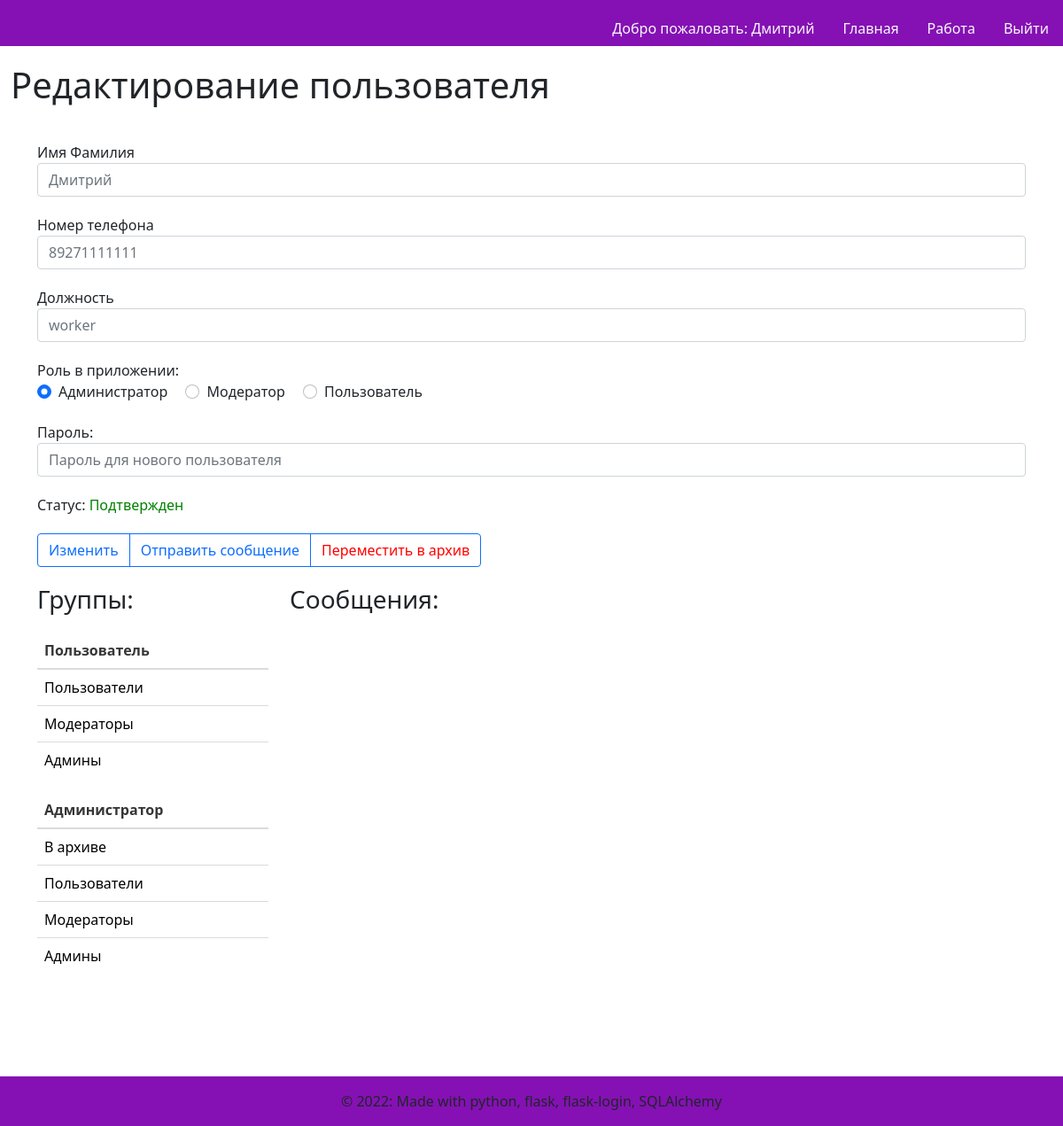
Before: /1/edituser (signed in) with the older database file.
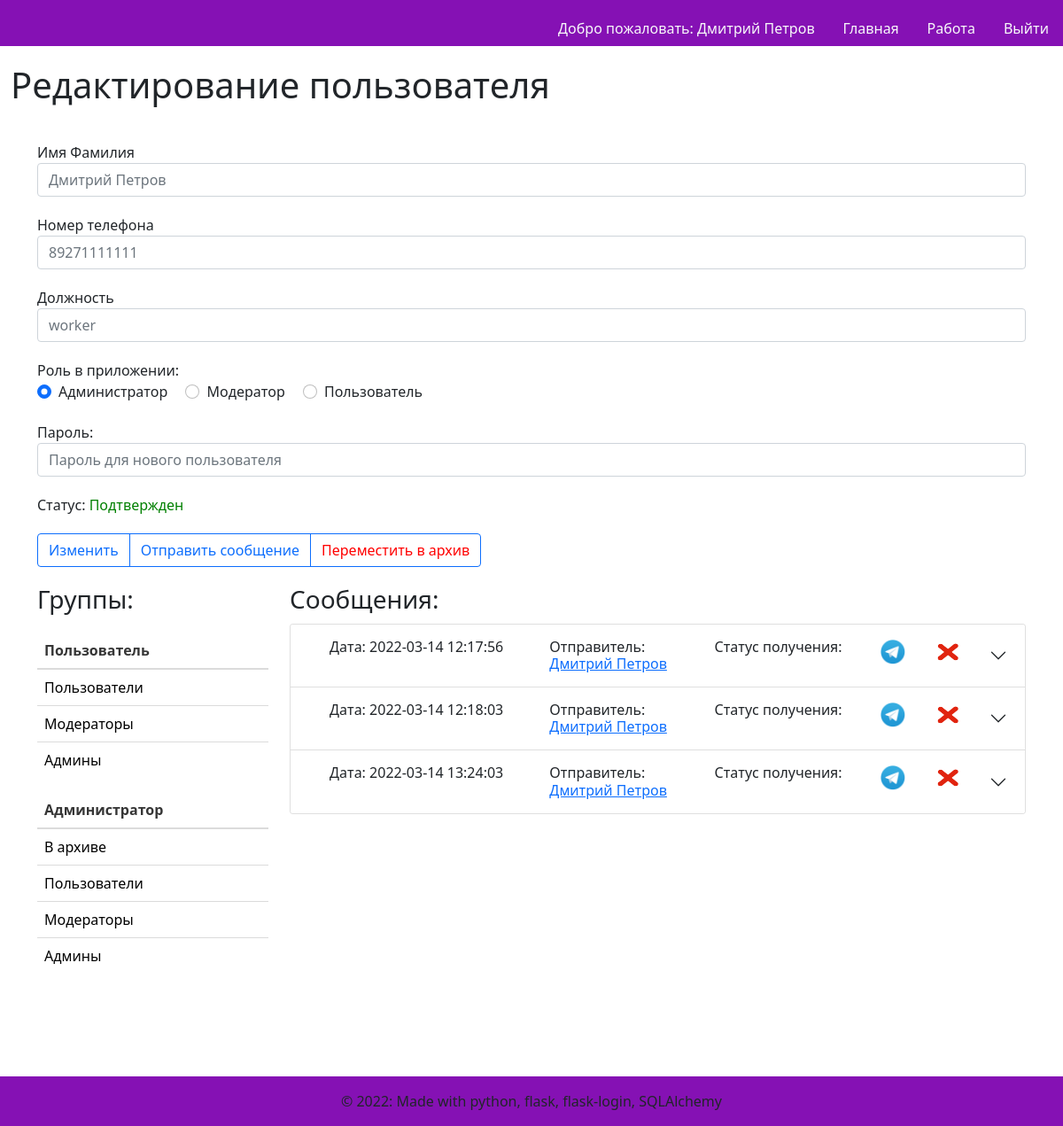
After: the same page with the newer database file.
### models.py (models this page shows)
class User(UserMixin, db.Model):
    id = db.Column(db.Integer,
                   nullable=False,
                   unique=True,
                   primary_key=True,
                   autoincrement=True)  # primary keys are required by SQLAlchemy
    password = db.Column(db.String(100))  # пароль есть только у администраторов и модераторов
    name = db.Column(db.String(100))  # имя фамилия
    phone_number = db.Column(db.String(11), unique=True)  # номер телефона
    vk_authorized = db.Column(db.Boolean, default=False)  # авторизован вк или нет
    tlg_authorized = db.Column(db.Boolean, default=False)  # авторизован в телеграм или нет
    status = db.Column(db.String(30))  # статус пользователя(ожидает подтверждения\в архиве\подтвержден)
    app_role = db.Column(db.String(20))  # роль в приложении(админ, модератор, пользователь)
    organisation_role = db.Column(db.String(100))  # должность в организации
    tlg_chat_id = db.Column(db.Integer, default=-1)
    vk_chat_id = db.Column(db.Integer, default=-1)

class Group(db.Model):
    id = db.Column(db.Integer,
                   nullable=False,
                   unique=True,
                   primary_key=True,
                   autoincrement=True)  # primary keys are required by SQLAlchemy
    name = db.Column(db.String(100), unique=True)  # название группы
    owner_id = db.Column(db.Integer, db.ForeignKey('user.id'))  # идентификатор создателя или владельца
    owner = db.relationship('User', backref='owner', lazy='subquery')

class Message(db.Model):
    id = db.Column(db.Integer,
                   nullable=False,
                   unique=True,
                   primary_key=True,
                   autoincrement=True)  # primary keys are required by SQLAlchemy
    is_group = db.Column(db.Boolean, default=False)
    user_id = db.Column(db.Integer, db.ForeignKey('user.id'))
    sender_id = db.Column(db.Integer, db.ForeignKey('user.id'))
    group_id = db.Column(db.Integer, db.ForeignKey('group.id'))
    content_id = db.Column(db.Integer, db.ForeignKey('content.id'))
    sender = db.relationship('User', foreign_keys=[sender_id], backref='sender', lazy='subquery')
    user = db.relationship('User', foreign_keys=[user_id], backref='user', lazy='subquery')
    group = db.relationship('Group', backref='group', lazy='subquery')
    content = db.relationship('Content', backref='content', lazy='subquery')
    tlg_received = db.Column(db.Boolean, default=False)
    vk_received = db.Column(db.Boolean, default=False)
    date = db.Column(db.TEXT, default=datetime.utcnow)

### users.py (the view)
@users.route('/<int:id>/edituser')
@login_required
def edituser(id):
    user = User.query.filter_by(id=id).first()
    relations = db.session.query(users_groups_relations).filter_by(user_id=user.id).all()
    group_ids = []
    for row in relations:
        group_ids.append(row.group_id)
    user_groups = Group.query.filter(Group.id.in_(group_ids)).order_by(db.desc(Group.id)).all()
    messages = Message.query.filter_by(user_id=user.id).all()
    user_groups_admin = Group.query.filter_by(owner_id=id).order_by(db.desc(Group.id)).all()
    msg_content = {}
    for message in messages:
        message.date = datetime.strptime(message.date, '%Y-%m-%d %H:%M:%S')
        db_msg = message.content.message
        db_sender = message.sender.name
        msg_content[f'message{message.id}'] = db_msg
        msg_content[f'sender{message.sender_id}'] = db_sender
    return render_template('edituser.html', user=user, user_groups=user_groups,
                           user_groups_admin=user_groups_admin,
                           user_messages=messages,
                           messages_content=msg_content)

### templates/edituser.html (shortened to what the changed rows need)
{% extends "base.html" %}
{% block content %}
    <h1>Редактирование пользователя</h1>
    <div class="container" style="margin-top: 20px">
       <div class="row">
           <form method="post" >
                <div class="form-group" style="margin-top: 20px">
                    <label for="title">Имя Фамилия</label>
                    <input type="text" name="user_name"
                           placeholder="{{ user.name }}" class="form-control"
                           value="{{ request.form['user_name'] }}"></input>
                </div>
                <div class="form-group" style="margin-top: 20px">
                    <label for="title">Номер телефона</label>
                    <input type="text" name="phone_number"
                           placeholder="{{ user.phone_number }}" class="form-control"
                           value="{{ request.form['phone_number'] }}"></input>
                </div>
                <div class="form-group" style="margin-top: 20px">
                    <label for="title">Должность</label>
                    <input type="text" name="org_role"
                           placeholder="{{ user.organisation_role }}" class="form-control"
                           value="{{ request.form['org_role'] }}"></input>
                </div>
            </form>
       </div>
      <div class="row" style="margin-top: 20px">
        <div class="col-3">
            <div class="row" style="margin-top: 20px">
                <div class="col-sm">
                  <table class="table table-hover">
                      <thead>
                        <th scope="col">Пользователь</th>
                      </thead>
                        <tbody>
                        {% for group in user_groups %}
                            <tr>
                              <td scope="row" class="hover">
                                  <a class="text-decoration-none" style="color: black"
                                    href="{{ url_for('groups.editgroup', id=group['id']) }}">
                                  {{ group['name'] }}</a></td>
                            </tr>
                        {% endfor %}
                        </tbody>
                  </table>
                </div>
                <div class="col-sm">
                  <table class="table table-hover">
                      <thead>
                        <th scope="col">Администратор</th>
                      </thead>
                        <tbody>
                        {% for group in user_groups_admin %}
                            <tr>
                              <td scope="row" class="hover">
                                  <a class="text-decoration-none" style="color: black"
                                    href="{{ url_for('groups.editgroup', id=group['id']) }}">
                                  {{ group['name'] }}</a></td>
                            </tr>
                        {% endfor %}
                        </tbody>
                  </table>
                </div>
            </div>
        </div>
        <div class="col-9">
              <div class="accordion" id="accordionPanelsStayOpenExample" style="margin-top: 10px">
                {% for message in user_messages %}
                  <div class="accordion-item">
                    <h2 class="accordion-header" id="panelsStayOpen-heading{{ message['id'] }}">
                      <button class="accordion-button collapsed" type="button" data-bs-toggle="collapse" data-bs-target="#panelsStayOpen-collapse{{ message['id'] }}" aria-expanded="true" aria-controls="panelsStayOpen-collapse{{ message['id'] }}">
                        <div class="container">
                          <div class="row">
                            <div class="col-4">
                              Дата: {{ message['date'] }}
                            </div>
                            <div class="col-3">
                                {%  set senderid = 'sender' ~ message['sender_id'] %}
                                Отправитель: <a href="{{ url_for('users.edituser', id=message['sender_id']) }}">{{ messages_content[senderid] }}</a>
                            </div>
                            <div class="col-3">
                              Статус получения:
                            </div>
                            <div class="col-1">
                                        {% if message['tlg_received'] %}
                                              <img src="../static/images/tg.png" alt="TG" class="img-rounded" style="height:30px; width:30px"/>
                                          {% else %}
                                              <img src="../static/images/none.png" alt="" class="img-rounded" style="height:30px; width:30px"/>
                                          {% endif %}
                            </div>
                            <div class="col-1">
                                          {% if message['vk_received'] %}
                                              <img src="../static/images/vk.png" alt="VK" class="img-rounded" style="height:30px; width:30px"/>
                                          {% else %}
                                              <img src="../static/images/none.png" alt="" class="img-rounded" style="height:30px; width:30px"/>
                                          {% endif %}
                            </div>
                          </div>
                        </div>
                      </button>
                    </h2>
                            {%  set messageid = 'message' ~ message['id'] %}
                  </div>
                {% endfor %}
              </div>
        </div>
      </div>
    </div>
{% endblock %}

### templates/base.html (shortened to what this page needs)
<!DOCTYPE html>
<html>
<head>
    <link rel="stylesheet" href="https://cdnjs.cloudflare.com/ajax/libs/bulma/0.7.2/css/bulma.min.css" />
    <link href="https://cdn.jsdelivr.net/npm/bootstrap@5.1.3/dist/css/bootstrap.min.css" rel="stylesheet">
    <link rel="stylesheet" href="../static/css/preloader.css"/>
</head>
<body class="loader-body" style="background-color: #ffffff; height: inherit">
            <nav class="d-none page-header navbar navbar-light sticky-top" style="background-color: #8511b4;">
                <div class="container-fluid ">
                    <ul class="nav nav-pills position-absolute bottom-0 end-0">
                        {% if current_user.is_authenticated %}
                        <li class="nav-item">
                            <a class="nav-link text-light" style="color: black"
                                        href="{{ url_for('users.edituser', id=current_user.id) }}">
                                Добро пожаловать: {{ current_user.name }}
                            </a>
                         </li>
                        {% endif %}
                        <li class="nav-item" >
                            <a href="{{ url_for('main.index') }}" class="nav-link text-light">
                                Главная
                            </a>
                        </li>
                        {% if current_user.is_authenticated %}
                        <li class="nav-item">
                            <a href="{{ url_for('main.workallusers') }}" class="nav-link text-light">
                                Работа
                            </a>
                        </li>
                        {% endif %}
                        {% if current_user.is_authenticated %}
                        <li class="nav-item">
                            <a href="{{ url_for('auth.logout') }}" class="nav-link text-light">
                                Выйти
                            </a>
                        </li>
                        {% endif %}
                    </ul>
                </div>
            </nav>
            <div class="d-none page-main container-fluid" style="height: 82%">
                   {% block content %}
                   {% endblock %}
            </div>
            <footer class="d-none page-footer font-small blue" style="background-color: #8511b4; margin-top: 100px">
              <div class="footer-copyright text-center py-3">© 2022: Made with python, flask, flask-login, SQLAlchemy
              </div>
            </footer>
    </body>
</html>

Changed rows visible on the page:
changed User "worker": name "Дмитрий" → "Дмитрий Петров"; user_name "Дмитрий" → "Дмитрий Петров"
added Message: date "2022-03-14 12:17:56", {{ messages_content[senderid] }} "Дмитрий Петров", tlg_received True (drawn), vk_received False (drawn)
added Message: date "2022-03-14 12:18:03", {{ messages_content[senderid] }} "Дмитрий Петров", tlg_received True (drawn), vk_received False (drawn)
added Message: date "2022-03-14 13:24:03", {{ messages_content[senderid] }} "Дмитрий Петров", tlg_received True (drawn), vk_received False (drawn)
